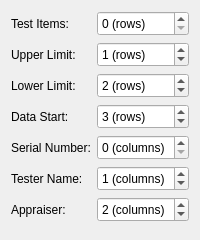
<?xml version="1.0" encoding="UTF-8"?>
<ui version="4.0">
 <class>InfoBox</class>
 <widget class="QFrame" name="InfoBox">
  <property name="geometry">
   <rect>
    <x>0</x>
    <y>0</y>
    <width>200</width>
    <height>240</height>
   </rect>
  </property>
  <property name="sizePolicy">
   <sizepolicy hsizetype="Minimum" vsizetype="Minimum">
    <horstretch>0</horstretch>
    <verstretch>0</verstretch>
   </sizepolicy>
  </property>
  <property name="minimumSize">
   <size>
    <width>200</width>
    <height>240</height>
   </size>
  </property>
  <property name="maximumSize">
   <size>
    <width>200</width>
    <height>240</height>
   </size>
  </property>
  <property name="windowTitle">
   <string>Frame</string>
  </property>
  <layout class="QGridLayout" name="gridLayout">
   <item row="0" column="0">
    <widget class="QLabel" name="label">
     <property name="sizePolicy">
      <sizepolicy hsizetype="Minimum" vsizetype="Minimum">
       <horstretch>0</horstretch>
       <verstretch>0</verstretch>
      </sizepolicy>
     </property>
     <property name="minimumSize">
      <size>
       <width>80</width>
       <height>25</height>
      </size>
     </property>
     <property name="maximumSize">
      <size>
       <width>16777215</width>
       <height>25</height>
      </size>
     </property>
     <property name="text">
      <string>Test Items:</string>
     </property>
     <property name="alignment">
      <set>Qt::AlignLeading|Qt::AlignLeft|Qt::AlignVCenter</set>
     </property>
    </widget>
   </item>
   <item row="0" column="1">
    <widget class="QSpinBox" name="spinBox">
     <property name="sizePolicy">
      <sizepolicy hsizetype="Minimum" vsizetype="Minimum">
       <horstretch>0</horstretch>
       <verstretch>0</verstretch>
      </sizepolicy>
     </property>
     <property name="minimumSize">
      <size>
       <width>80</width>
       <height>25</height>
      </size>
     </property>
     <property name="maximumSize">
      <size>
       <width>16777215</width>
       <height>25</height>
      </size>
     </property>
     <property name="suffix">
      <string> (rows)</string>
     </property>
     <property name="maximum">
      <number>16777215</number>
     </property>
    </widget>
   </item>
   <item row="1" column="0">
    <widget class="QLabel" name="label_2">
     <property name="sizePolicy">
      <sizepolicy hsizetype="Minimum" vsizetype="Minimum">
       <horstretch>0</horstretch>
       <verstretch>0</verstretch>
      </sizepolicy>
     </property>
     <property name="minimumSize">
      <size>
       <width>80</width>
       <height>25</height>
      </size>
     </property>
     <property name="maximumSize">
      <size>
       <width>16777215</width>
       <height>25</height>
      </size>
     </property>
     <property name="text">
      <string>Upper Limit:</string>
     </property>
     <property name="alignment">
      <set>Qt::AlignLeading|Qt::AlignLeft|Qt::AlignVCenter</set>
     </property>
    </widget>
   </item>
   <item row="1" column="1">
    <widget class="QSpinBox" name="spinBox_2">
     <property name="sizePolicy">
      <sizepolicy hsizetype="Minimum" vsizetype="Minimum">
       <horstretch>0</horstretch>
       <verstretch>0</verstretch>
      </sizepolicy>
     </property>
     <property name="minimumSize">
      <size>
       <width>80</width>
       <height>25</height>
      </size>
     </property>
     <property name="maximumSize">
      <size>
       <width>16777215</width>
       <height>25</height>
      </size>
     </property>
     <property name="suffix">
      <string> (rows)</string>
     </property>
     <property name="minimum">
      <number>0</number>
     </property>
     <property name="maximum">
      <number>16777215</number>
     </property>
     <property name="value">
      <number>1</number>
     </property>
    </widget>
   </item>
   <item row="2" column="0">
    <widget class="QLabel" name="label_3">
     <property name="sizePolicy">
      <sizepolicy hsizetype="Minimum" vsizetype="Minimum">
       <horstretch>0</horstretch>
       <verstretch>0</verstretch>
      </sizepolicy>
     </property>
     <property name="minimumSize">
      <size>
       <width>80</width>
       <height>25</height>
      </size>
     </property>
     <property name="maximumSize">
      <size>
       <width>16777215</width>
       <height>25</height>
      </size>
     </property>
     <property name="text">
      <string>Lower Limit:</string>
     </property>
     <property name="alignment">
      <set>Qt::AlignLeading|Qt::AlignLeft|Qt::AlignVCenter</set>
     </property>
    </widget>
   </item>
   <item row="2" column="1">
    <widget class="QSpinBox" name="spinBox_3">
     <property name="sizePolicy">
      <sizepolicy hsizetype="Minimum" vsizetype="Minimum">
       <horstretch>0</horstretch>
       <verstretch>0</verstretch>
      </sizepolicy>
     </property>
     <property name="minimumSize">
      <size>
       <width>80</width>
       <height>25</height>
      </size>
     </property>
     <property name="maximumSize">
      <size>
       <width>16777215</width>
       <height>25</height>
      </size>
     </property>
     <property name="suffix">
      <string> (rows)</string>
     </property>
     <property name="minimum">
      <number>0</number>
     </property>
     <property name="maximum">
      <number>16777215</number>
     </property>
     <property name="value">
      <number>2</number>
     </property>
    </widget>
   </item>
   <item row="3" column="0">
    <widget class="QLabel" name="label_4">
     <property name="sizePolicy">
      <sizepolicy hsizetype="Minimum" vsizetype="Minimum">
       <horstretch>0</horstretch>
       <verstretch>0</verstretch>
      </sizepolicy>
     </property>
     <property name="minimumSize">
      <size>
       <width>80</width>
       <height>25</height>
      </size>
     </property>
     <property name="maximumSize">
      <size>
       <width>16777215</width>
       <height>25</height>
      </size>
     </property>
     <property name="text">
      <string>Data Start:</string>
     </property>
    </widget>
   </item>
   <item row="3" column="1">
    <widget class="QSpinBox" name="spinBox_4">
     <property name="sizePolicy">
      <sizepolicy hsizetype="Minimum" vsizetype="Minimum">
       <horstretch>0</horstretch>
       <verstretch>0</verstretch>
      </sizepolicy>
     </property>
     <property name="minimumSize">
      <size>
       <width>80</width>
       <height>25</height>
      </size>
     </property>
     <property name="maximumSize">
      <size>
       <width>16777215</width>
       <height>25</height>
      </size>
     </property>
     <property name="suffix">
      <string> (rows)</string>
     </property>
     <property name="maximum">
      <number>16777215</number>
     </property>
     <property name="value">
      <number>3</number>
     </property>
    </widget>
   </item>
   <item row="4" column="0">
    <widget class="QLabel" name="label_5">
     <property name="sizePolicy">
      <sizepolicy hsizetype="Minimum" vsizetype="Minimum">
       <horstretch>0</horstretch>
       <verstretch>0</verstretch>
      </sizepolicy>
     </property>
     <property name="minimumSize">
      <size>
       <width>80</width>
       <height>25</height>
      </size>
     </property>
     <property name="maximumSize">
      <size>
       <width>16777215</width>
       <height>25</height>
      </size>
     </property>
     <property name="text">
      <string>Serial Number: </string>
     </property>
    </widget>
   </item>
   <item row="4" column="1">
    <widget class="QSpinBox" name="spinBox_5">
     <property name="sizePolicy">
      <sizepolicy hsizetype="Minimum" vsizetype="Minimum">
       <horstretch>0</horstretch>
       <verstretch>0</verstretch>
      </sizepolicy>
     </property>
     <property name="minimumSize">
      <size>
       <width>80</width>
       <height>25</height>
      </size>
     </property>
     <property name="maximumSize">
      <size>
       <width>16777215</width>
       <height>25</height>
      </size>
     </property>
     <property name="suffix">
      <string> (columns)</string>
     </property>
     <property name="maximum">
      <number>16777215</number>
     </property>
     <property name="value">
      <number>0</number>
     </property>
    </widget>
   </item>
   <item row="5" column="0">
    <widget class="QLabel" name="label_6">
     <property name="sizePolicy">
      <sizepolicy hsizetype="Minimum" vsizetype="Minimum">
       <horstretch>0</horstretch>
       <verstretch>0</verstretch>
      </sizepolicy>
     </property>
     <property name="minimumSize">
      <size>
       <width>80</width>
       <height>25</height>
      </size>
     </property>
     <property name="maximumSize">
      <size>
       <width>16777215</width>
       <height>25</height>
      </size>
     </property>
     <property name="text">
      <string>Tester Name:</string>
     </property>
    </widget>
   </item>
   <item row="5" column="1">
    <widget class="QSpinBox" name="spinBox_6">
     <property name="sizePolicy">
      <sizepolicy hsizetype="Minimum" vsizetype="Minimum">
       <horstretch>0</horstretch>
       <verstretch>0</verstretch>
      </sizepolicy>
     </property>
     <property name="minimumSize">
      <size>
       <width>80</width>
       <height>25</height>
      </size>
     </property>
     <property name="maximumSize">
      <size>
       <width>16777215</width>
       <height>25</height>
      </size>
     </property>
     <property name="suffix">
      <string> (columns)</string>
     </property>
     <property name="maximum">
      <number>16777215</number>
     </property>
     <property name="value">
      <number>1</number>
     </property>
    </widget>
   </item>
   <item row="6" column="0">
    <widget class="QLabel" name="label_7">
     <property name="sizePolicy">
      <sizepolicy hsizetype="Minimum" vsizetype="Minimum">
       <horstretch>0</horstretch>
       <verstretch>0</verstretch>
      </sizepolicy>
     </property>
     <property name="minimumSize">
      <size>
       <width>80</width>
       <height>25</height>
      </size>
     </property>
     <property name="maximumSize">
      <size>
       <width>16777215</width>
       <height>25</height>
      </size>
     </property>
     <property name="text">
      <string>Appraiser: </string>
     </property>
    </widget>
   </item>
   <item row="6" column="1">
    <widget class="QSpinBox" name="spinBox_7">
     <property name="sizePolicy">
      <sizepolicy hsizetype="Minimum" vsizetype="Minimum">
       <horstretch>0</horstretch>
       <verstretch>0</verstretch>
      </sizepolicy>
     </property>
     <property name="minimumSize">
      <size>
       <width>80</width>
       <height>25</height>
      </size>
     </property>
     <property name="maximumSize">
      <size>
       <width>16777215</width>
       <height>25</height>
      </size>
     </property>
     <property name="suffix">
      <string> (columns)</string>
     </property>
     <property name="maximum">
      <number>16777215</number>
     </property>
     <property name="value">
      <number>2</number>
     </property>
    </widget>
   </item>
  </layout>
 </widget>
 <resources/>
 <connections/>
</ui>
